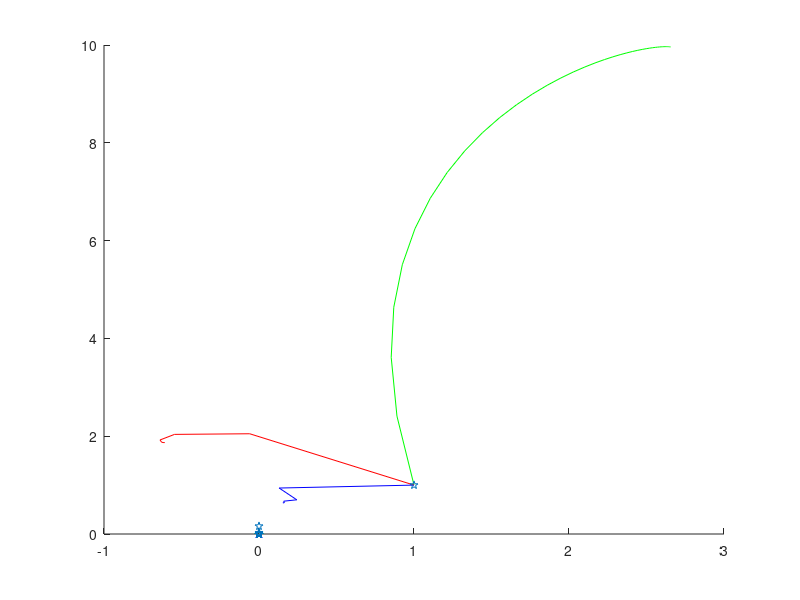

MATLAB code for this plot:
x=[1; 1];
A1=[0.85 0.04; -0.04 0.85];
b1=[0 ;1.6];
A2=[0.20 -0.26; 0.23 0.22];
b2=[0 ;1.6];
A3=[-0.15 0.28; 0.26 0.24];
b3=[0 ;0.44];
A4=[0 0;0 0.16];
b4=[0;0];

S1(:,1) =x;
S2(:,1) =x;
S3(:,1) =x;
S4(:,1) =x;

for i = 2:500
    S1(:,i)=A1*(S1(:,i-1)) + b1;
    S2(:,i)=A2*(S2(:,i-1)) + b2;
    S3(:,i)=A3*(S3(:,i-1)) + b3;
    S4(:,i)=A4*(S4(:,i-1)) + b4;
end
hold on
plot(S1(1,:),S1(2,:),'g')
plot(S2(1,:),S2(2,:),'r')
plot(S3(1,:),S3(2,:),'b')
plot(S4(1,:),S4(2,:),'p')